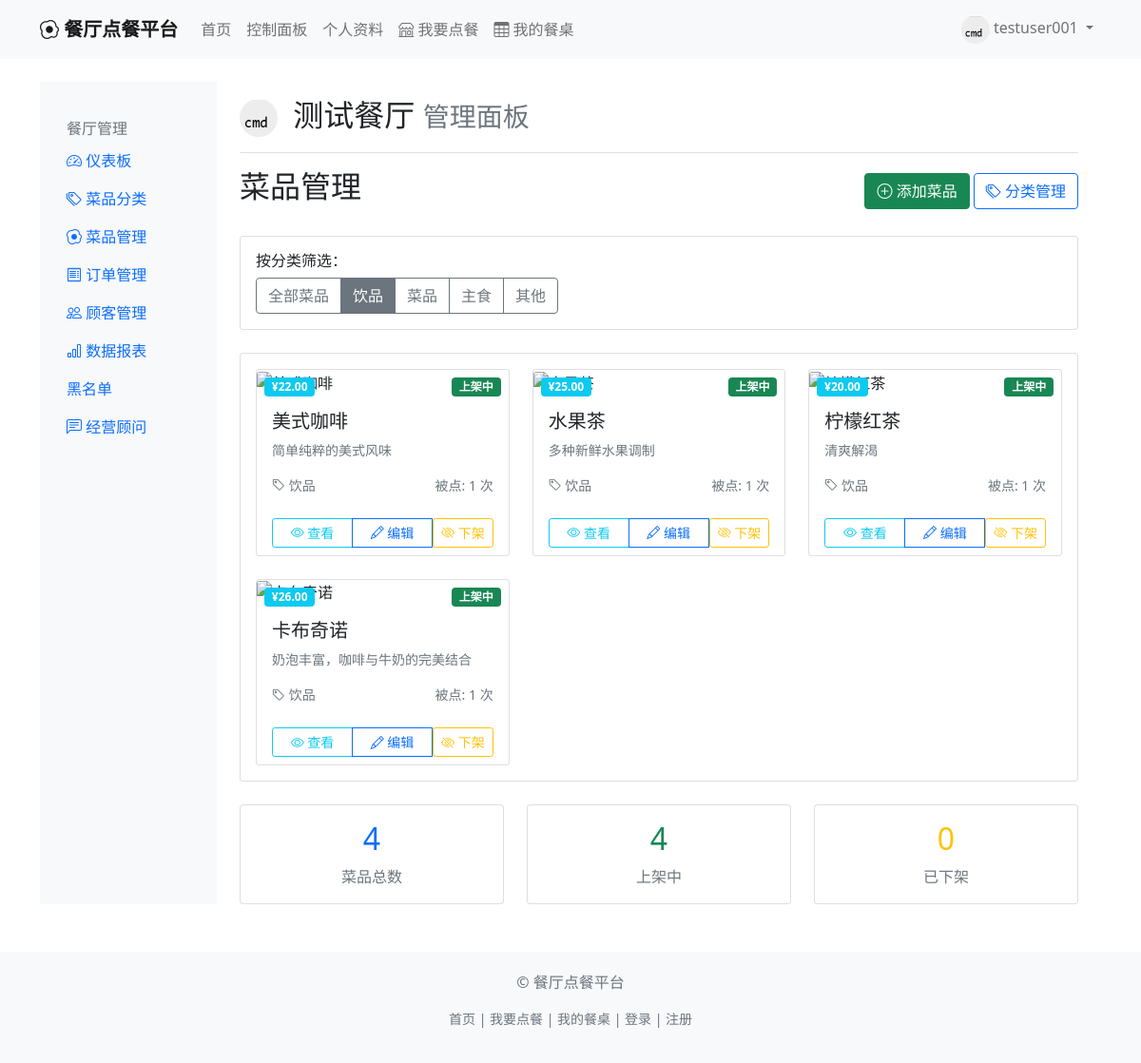
The page /restaurant/1/dishes?category_id=1 (signed in) on the database its author committed.
### app/models.py (models this page shows, shortened)
class User(UserMixin, db.Model):
    id = db.Column(db.Integer, primary_key=True)
    username = db.Column(db.String(64), unique=True, nullable=False, index=True)
    email = db.Column(db.String(120), unique=True, nullable=False, index=True)
    password_hash = db.Column(db.String(256), nullable=False)
    avatar_path = db.Column(db.String(200), default='default_avatar.png')
    created_at = db.Column(db.DateTime, default=datetime.utcnow)
    is_active = db.Column(db.Boolean, default=True)
    role = db.Column(db.String(20), default='customer')  # 'customer' 或 'owner'
    restaurant = db.relationship('Restaurant', backref='owner', uselist=False, lazy=True)
    orders = db.relationship('Order', backref='customer', lazy='dynamic')
    blacklisted_by = db.relationship('Blacklist', backref='user', lazy='dynamic')

class Restaurant(db.Model):
    id = db.Column(db.Integer, primary_key=True)
    name = db.Column(db.String(100), unique=True, nullable=False, index=True)
    logo_path = db.Column(db.String(200), default='default_logo.png')
    description = db.Column(db.Text)
    owner_id = db.Column(db.Integer, db.ForeignKey('user.id'), nullable=False)
    created_at = db.Column(db.DateTime, default=datetime.utcnow)
    total_sales = db.Column(db.Float, default=0.0)  # 餐厅总销售额，用于排序
    categories = db.relationship('Category', backref='restaurant', lazy='dynamic', cascade='all, delete-orphan')
    dishes = db.relationship('Dish', backref='restaurant', lazy='dynamic', cascade='all, delete-orphan')
    orders = db.relationship('Order', backref='restaurant', lazy='dynamic')
    blacklist = db.relationship('Blacklist', backref='restaurant', lazy='dynamic', cascade='all, delete-orphan')

class Category(db.Model):
    id = db.Column(db.Integer, primary_key=True)
    name = db.Column(db.String(50), nullable=False)
    restaurant_id = db.Column(db.Integer, db.ForeignKey('restaurant.id'), nullable=False)
    created_at = db.Column(db.DateTime, default=datetime.utcnow)
    dishes = db.relationship('Dish', backref='category', lazy='dynamic', cascade='all, delete-orphan')

class Dish(db.Model):
    id = db.Column(db.Integer, primary_key=True)
    name = db.Column(db.String(100), nullable=False)
    description = db.Column(db.Text, nullable=False)
    price = db.Column(db.Float, nullable=False)
    image_path = db.Column(db.String(200), default='default_dish.png')
    category_id = db.Column(db.Integer, db.ForeignKey('category.id'), nullable=False)
    restaurant_id = db.Column(db.Integer, db.ForeignKey('restaurant.id'), nullable=False)
    created_at = db.Column(db.DateTime, default=datetime.utcnow)
    order_count = db.Column(db.Integer, default=0)  # 被点次数
    is_active = db.Column(db.Boolean, default=True)  # 是否上架
    order_items = db.relationship('OrderItem', backref='dish', lazy='dynamic', cascade='all, delete-orphan')

### app/routes/restaurant.py (the view)
@restaurant_bp.route('/<int:restaurant_id>/dishes')
@login_required
@restaurant_owner_required
def dishes(restaurant_id):
    restaurant = Restaurant.query.get_or_404(restaurant_id)
    category_id = request.args.get('category_id', type=int)
    page = request.args.get('page', 1, type=int)
    query = Dish.query.filter_by(restaurant_id=restaurant_id)
    if category_id:
        query = query.filter_by(category_id=category_id)
    per_page = 12
    dishes = query.order_by(Dish.created_at.desc()).paginate(page=page, per_page=per_page, error_out=False)
    categories = Category.query.filter_by(restaurant_id=restaurant_id).all()
    return render_template('restaurant/dishes.html',
                         title='菜品管理',
                         restaurant=restaurant,
                         dishes=dishes,
                         categories=categories,
                         current_category=category_id)

### app/templates/restaurant/dishes.html (shortened to what this page needs)
{% extends "restaurant/base.html" %}
{% block restaurant_content %}
<div class="d-flex justify-content-between align-items-center mb-4">
    <h2>菜品管理</h2>
    <div>
        <a href="{{ url_for('restaurant.add_dish', restaurant_id=restaurant.id) }}" class="btn btn-success">
            <i class="bi bi-plus-circle"></i> 添加菜品
        </a>
        <a href="{{ url_for('restaurant.categories', restaurant_id=restaurant.id) }}" class="btn btn-outline-primary">
            <i class="bi bi-tags"></i> 分类管理
        </a>
    </div>
</div>
<div class="card mb-4">
    <div class="card-body">
        <h6>按分类筛选：</h6>
        <div class="btn-group" role="group">
            <a href="{{ url_for('restaurant.dishes', restaurant_id=restaurant.id) }}"
               class="btn btn-outline-secondary {% if not current_category %}active{% endif %}">
                全部菜品
            </a>
            {% for category in categories %}
            <a href="{{ url_for('restaurant.dishes', restaurant_id=restaurant.id, category_id=category.id) }}"
               class="btn btn-outline-secondary {% if current_category == category.id %}active{% endif %}">
                {{ category.name }}
            </a>
            {% endfor %}
        </div>
    </div>
</div>
<div class="card">
    <div class="card-body">
        {% if dishes.items %}
        <div class="row row-cols-1 row-cols-md-2 row-cols-lg-3 g-4">
            {% for dish in dishes.items %}
            <div class="col">
                <div class="card h-100 dish-card">
                    <div class="position-relative">
                        <span class="position-absolute top-0 end-0 m-2 badge {% if dish.is_active %}bg-success{% else %}bg-secondary{% endif %}">
                            {% if dish.is_active %}上架中{% else %}已下架{% endif %}
                        </span>
                        <span class="position-absolute top-0 start-0 m-2 badge bg-info">
                            ¥{{ "%.2f"|format(dish.price) }}
                        </span>
                    </div>
                    <div class="card-body">
                        <h5 class="card-title">{{ dish.name }}</h5>
                        <p class="card-text text-muted small">{{ dish.description|truncate(50) }}</p>
                        <div class="d-flex justify-content-between align-items-center">
                            <small class="text-muted">
                                <i class="bi bi-tag"></i> {{ dish.category.name }}
                            </small>
                            <small class="text-muted">
                                被点: {{ dish.order_count }} 次
                            </small>
                        </div>
                    </div>
                    <div class="card-footer bg-transparent border-top-0">
                        <div class="btn-group w-100" role="group">
                            <a href="{{ url_for('restaurant.dish_detail', restaurant_id=restaurant.id, dish_id=dish.id) }}"
                               class="btn btn-sm btn-outline-info">
                                <i class="bi bi-eye"></i> 查看
                            </a>
                            <a href="{{ url_for('restaurant.edit_dish', restaurant_id=restaurant.id, dish_id=dish.id) }}"
                               class="btn btn-sm btn-outline-primary">
                                <i class="bi bi-pencil"></i> 编辑
                            </a>
                            <form method="POST"
                                  action="{{ url_for('restaurant.toggle_dish_status', restaurant_id=restaurant.id, dish_id=dish.id) }}"
                                  style="display: inline;">
                                <button type="submit" class="btn btn-sm btn-outline-warning">
                                    {% if dish.is_active %}
                                    <i class="bi bi-eye-slash"></i> 下架
                                    {% else %}
                                    <i class="bi bi-eye"></i> 上架
                                    {% endif %}
                                </button>
                            </form>
                        </div>
                    </div>
                </div>
            </div>
            {% endfor %}
        </div>
        {% endif %}
    </div>
</div>
<div class="row mt-4">
    <div class="col-md-4">
        <div class="card text-center">
            <div class="card-body">
                <h2 class="text-primary">{{ dishes.total }}</h2>
                <p class="text-muted mb-0">菜品总数</p>
            </div>
        </div>
    </div>
    <div class="col-md-4">
        <div class="card text-center">
            <div class="card-body">
                <h2 class="text-success">{{ dishes.items|selectattr('is_active')|list|length }}</h2>
                <p class="text-muted mb-0">上架中</p>
            </div>
        </div>
    </div>
    <div class="col-md-4">
        <div class="card text-center">
            <div class="card-body">
                <h2 class="text-warning">{{ dishes.items|rejectattr('is_active')|list|length }}</h2>
                <p class="text-muted mb-0">已下架</p>
            </div>
        </div>
    </div>
</div>
{% endblock %}

### app/templates/restaurant/base.html (shortened to what this page needs)
{% extends "base.html" %}
{% block content %}
<div class="container-fluid">
    <div class="row">
        <div class="col-md-3 col-lg-2 d-md-block bg-light sidebar">
            <div class="position-sticky pt-3">
                <h6 class="sidebar-heading d-flex justify-content-between align-items-center px-3 mt-4 mb-1 text-muted">
                    <span>餐厅管理</span>
                </h6>
                <ul class="nav flex-column">
                    <li class="nav-item">
                        <a class="nav-link {% if request.endpoint == 'restaurant.dashboard' %}active{% endif %}"
                           href="{{ url_for('restaurant.dashboard', restaurant_id=restaurant.id) }}">
                            <i class="bi bi-speedometer2"></i> 仪表板
                        </a>
                    </li>
                    <li class="nav-item">
                        <a class="nav-link {% if request.endpoint == 'restaurant.categories' %}active{% endif %}"
                           href="{{ url_for('restaurant.categories', restaurant_id=restaurant.id) }}">
                            <i class="bi bi-tags"></i> 菜品分类
                        </a>
                    </li>
                    <li class="nav-item">
                        <a class="nav-link {% if request.endpoint == 'restaurant.dishes' %}active{% endif %}"
                           href="{{ url_for('restaurant.dishes', restaurant_id=restaurant.id) }}">
                            <i class="bi bi-egg-fried"></i> 菜品管理
                        </a>
                    </li>
                    <li class="nav-item">
                        <a class="nav-link {% if request.endpoint == 'restaurant.orders' %}active{% endif %}"
                           href="{{ url_for('restaurant.orders', restaurant_id=restaurant.id) }}">
                            <i class="bi bi-receipt"></i> 订单管理
                        </a>
                    </li>
                    <li class="nav-item">
                        <a class="nav-link {% if request.endpoint == 'restaurant.customers' %}active{% endif %}"
                           href="{{ url_for('restaurant.customers', restaurant_id=restaurant.id) }}">
                            <i class="bi bi-people"></i> 顾客管理
                        </a>
                    </li>
                    <li class="nav-item">
                        <a class="nav-link {% if request.endpoint == 'restaurant.reports' %}active{% endif %}"
                           href="{{ url_for('restaurant.reports', restaurant_id=restaurant.id) }}">
                            <i class="bi bi-bar-chart"></i> 数据报表
                        </a>
                    </li>
                    <li class="nav-item">
                        <a class="nav-link {% if request.endpoint == 'restaurant.blacklist' %}active{% endif %}"
                           href="{{ url_for('restaurant.blacklist', restaurant_id=restaurant.id) }}">
                             黑名单
                        </a>
                    </li>
                    <li class="nav-item">
                        <a class="nav-link {% if request.endpoint == 'restaurant.advisor' %}active{% endif %}"
                           href="{{ url_for('restaurant.advisor', restaurant_id=restaurant.id) }}">
                            <i class="bi bi-chat-left-text"></i> 经营顾问
                        </a>
                    </li>
                </ul>
            </div>
        </div>
        <main class="col-md-9 ms-sm-auto col-lg-10 px-md-4">
            <div class="d-flex justify-content-between flex-wrap flex-md-nowrap align-items-center pt-3 pb-2 mb-3 border-bottom">
                <h1 class="h2">
                    {% if restaurant.logo_path %}
                    <img src="{{ url_for('static', filename='uploads/logos/' + restaurant.logo_path) }}"
                         alt="Logo" width="40" height="40" class="rounded-circle me-2">
                    {% endif %}
                    {{ restaurant.name }}
                    <small class="text-muted">管理面板</small>
                </h1>
            </div>
            {% block restaurant_content %}{% endblock %}
        </main>
    </div>
</div>
{% endblock %}

### app/templates/base.html (shortened to what this page needs)
<!DOCTYPE html>
<html lang="zh-CN">
<head>
    <link href="https://cdn.jsdelivr.net/npm/bootstrap@5.1.3/dist/css/bootstrap.min.css" rel="stylesheet">
    <link rel="stylesheet" href="https://cdn.jsdelivr.net/npm/bootstrap-icons@1.8.1/font/bootstrap-icons.css">
</head>
<body>
    <nav class="navbar navbar-expand-lg navbar-light bg-light">
        <div class="container">
            <a class="navbar-brand" href="{{ url_for('main.index') }}">
                <i class="bi bi-egg-fried"></i> 餐厅点餐平台
            </a>
            <div class="collapse navbar-collapse" id="navbarNav">
                <ul class="navbar-nav me-auto">
                    <li class="nav-item">
                        <a class="nav-link" href="{{ url_for('main.index') }}">首页</a>
                    </li>
                    {% if current_user.is_authenticated %}
                    <li class="nav-item">
                        <a class="nav-link" href="{{ url_for('main.dashboard') }}">控制面板</a>
                    </li>
                    <li class="nav-item">
                        <a class="nav-link" href="{{ url_for('auth.profile') }}">个人资料</a>
                    </li>
                    <li class="nav-item">
                        <a class="nav-link" href="{{ url_for('main.restaurants') }}">
                            <i class="bi bi-shop"></i> 我要点餐
                        </a>
                    </li>
                    <li class="nav-item">
                        <a class="nav-link" href="{{ url_for('main.my_table') }}">
                            <i class="bi bi-table"></i> 我的餐桌
                        </a>
                    </li>
                    {% endif %}
                </ul>
                <ul class="navbar-nav">
                    {% if current_user.is_authenticated %}
                    <li class="nav-item dropdown">
                        <a class="nav-link dropdown-toggle" href="#" id="navbarDropdown" role="button" data-bs-toggle="dropdown">
                            <img src="{{ url_for('static', filename='uploads/avatars/' + current_user.avatar_path) }}"
                                 alt="头像" class="rounded-circle" width="30" height="30">
                            {{ current_user.username }}
                        </a>
                    </li>
                    {% endif %}
                </ul>
            </div>
        </div>
    </nav>
    <main class="container mt-4">
        {% block content %}{% endblock %}
    </main>
    <footer class="footer">
        <div class="container text-center">
            <p class="text-muted">© 餐厅点餐平台</p>
            <p class="text-muted small">
                <a href="{{ url_for('main.index') }}" class="text-decoration-none text-muted">首页</a> |
                {% if current_user.is_authenticated %}
                <a href="{{ url_for('main.restaurants') }}" class="text-decoration-none text-muted">我要点餐</a> |
                <a href="{{ url_for('main.my_table') }}" class="text-decoration-none text-muted">我的餐桌</a> |
                {% endif %}
                <a href="{{ url_for('auth.login') }}" class="text-decoration-none text-muted">登录</a> |
                <a href="{{ url_for('auth.register') }}" class="text-decoration-none text-muted">注册</a>
            </p>
        </div>
    </footer>
</body>
</html>

### rows shown on the page
User: avatar_path (picture), username "testuser001"
Restaurant: logo_path (picture), name "测试餐厅"
Category: name "饮品"
Category: name "菜品"
Category: name "主食"
Category: name "其他"
Dish: is_active "上架中", price "22.00", name "美式咖啡", description "简单纯粹的美式风味", category.name "饮品", order_count "1"
Dish: is_active "上架中", price "25.00", name "水果茶", description "多种新鲜水果调制", category.name "饮品", order_count "1"
Dish: is_active "上架中", price "20.00", name "柠檬红茶", description "清爽解渴", category.name "饮品", order_count "1"
Dish: is_active "上架中", price "26.00", name "卡布奇诺", description "奶泡丰富，咖啡与牛奶的完美结合", category.name "饮品", order_count "1"

### other values the page prints
{{ dishes.total }} "4"
{{ dishes.items|selectattr('is_active')|list|length }} "4"
{{ dishes.items|rejectattr('is_active')|list|length }} "0"
